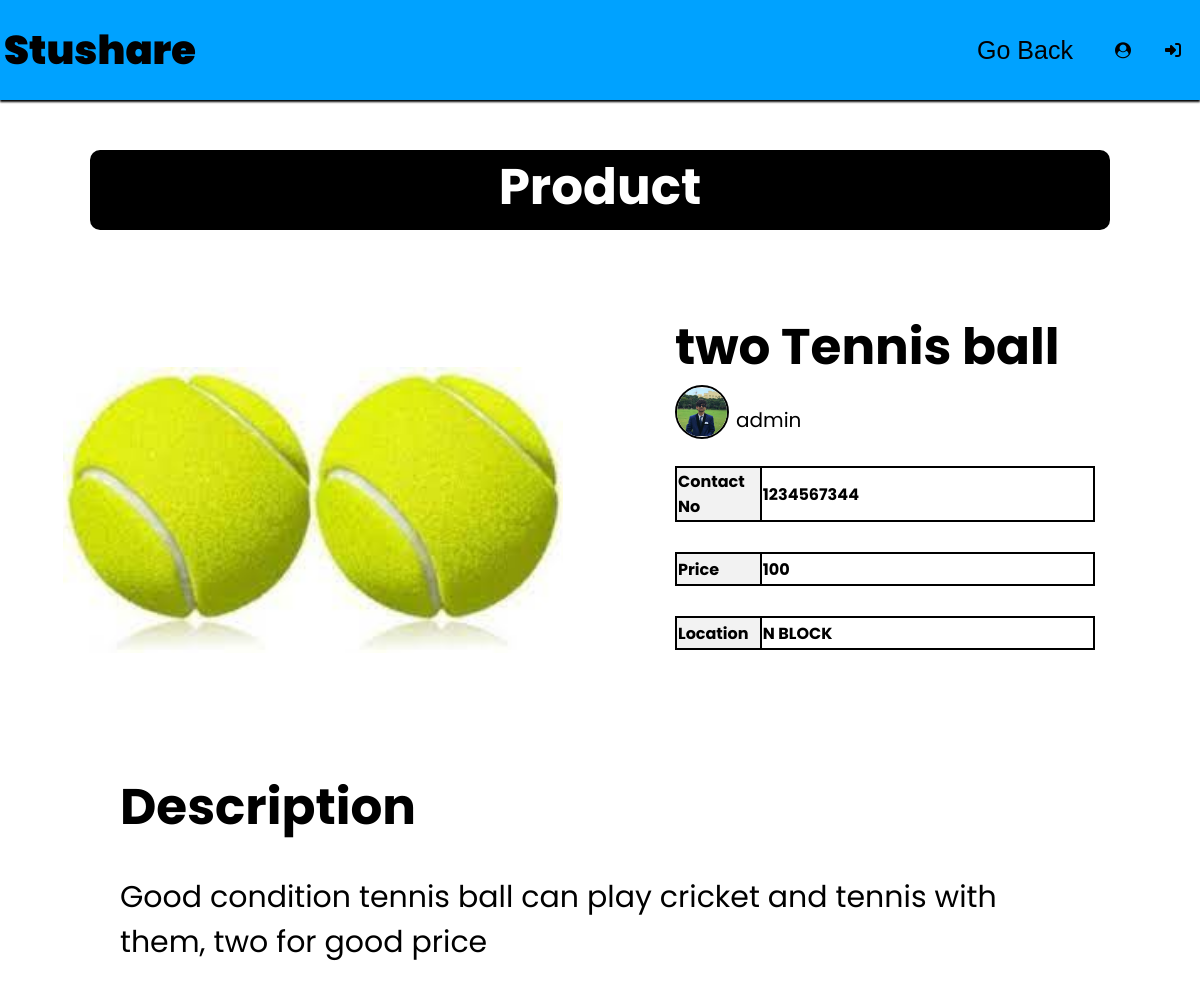
The app's page /store/find/item/a4667bd6-a2ab-49b6-bc72-48fa715d631e/ (signed in) with its own data.
### store/models.py (models this page shows, shortened)
class Item(models.Model):
    id = models.UUIDField(default=uuid.uuid4, primary_key=True, editable=False)
    name = models.CharField(max_length=200)
    description = models.CharField(max_length=500)
    item_pic = models.ImageField(upload_to ='item_pic')
    owner = models.ForeignKey(User, on_delete=models.CASCADE)
    price = models.IntegerField()
    digital = models.BooleanField()
    status = models.BooleanField(default=False)

### accounts/models.py (models this page shows, shortened)
class Profile(models.Model):
    user = models.OneToOneField(User, on_delete=models.CASCADE)
    phone_number = models.CharField(max_length=12, null=True)
    location = models.CharField(max_length=50)
    profile_pic = models.ImageField(upload_to ='profile_pic')

### store/views.py (the view)
# urls.py: path('find/item/<str:pk>/', views.itemView, name="itemView"),
@login_required
def itemView(request,pk):
    user = User.objects.get(username=request.user.username)
    item =  Item.objects.get(id=pk)
    data = {"user": user, "item": item}
    return render(request, 'itemView.html', data)

### templates/itemView.html (shortened to what this page needs)
{% load static %}
<!DOCTYPE html>
<html>
    <head>
        <link rel="stylesheet" href="{% static '/css/view.css' %}">
        <link rel="stylesheet" href="{% static '/css/messages.css' %}">
        <link rel="stylesheet" href="{% static '/css/home.css' %}">
        <link rel="stylesheet" href="{% static '/css/product.css' %}">
        <link rel="stylesheet" href="{% static '/css/edit.css' %}">
        <link rel="stylesheet" href="https://cdnjs.cloudflare.com/ajax/libs/font-awesome/4.7.0/css/font-awesome.min.css">
    </head>
    <body>
        <div class = "nav-all">
            <div class="brand">
                <section>Stushare</section>
            </div>
            <button style="margin-left: auto;font-size: 25px;" onclick="back()">Go Back</button>
			<a class="sign" href="{% url 'profile' %}"><i class="fa fa-user-circle"></i></a>
            <a class="sign" href="{% url 'logout' %}"><i class="fas fa-sign-in-alt"></i></a>
        </div>
        <div id="page-des"><h2>Product</h2></div>
        <div class="prod-det">
            <div class="prod-img">
                <img style="object-fit: contain;border: 0px solid;" src="/media/{{ item.item_pic }}">
            </div>
            <div class="det">
                <h2>{{item.name}}</h2>
                <img src="/media/{{ item.owner.profile.profile_pic }}" style="margin-right: 5px;object-fit: contain;" width="50px" height="50px" id="s-icon"><p id="s-name">{{ item.owner.username }}</p>
                <br>
                <section id="additional-det">
                    <table>
                        <tbody>
                            <tr>
                                <th class="det-col-1">Contact No</th>
                                <th class="det-col-2">{{item.owner.profile.phone_number}}</th>
                            </tr>
                            <tr>
                                <td class="det-space"></td>
                                <td class="det-space"></td>
                            </tr>
                            <tr>
                                <th class="det-col-1">Price</th>
                                <th class="det-col-2">{{item.price}}</th>
                            </tr>
                            <tr>
                                <td class="det-space"></td>
                                <td class="det-space"></td>
                            </tr>
                            <tr>
                                <th class="det-col-1">Location</th>
                                <th class="det-col-2">{{item.owner.profile.location}}</th>
                            </tr>
                    </table>
                </section>
                <br>
            </div>
        </div>
        <div class="des-prod">
            <h2>Description</h2>
            <p>{{item.description}}</p>
        </div>
    </body>
</html>

### static/css/view.css (style rules this page uses)
body { font-family: 'Poppins',sans-serif; }
.nav-all { display: flex; align-items: center; background-color: #00A2FF; position: fixed; height: 100px; top: 0; left: 0; right: 0; box-shadow: 0px 2px 2px; }
.brand { background-color:#00A2FF; color:black; width: 200px; display: flex; justify-content: center; align-items: center; font-weight: 900; font-size: 40px; }
.prod-det { margin-top: 30px; display: flex; }
.prod-img { display: flex; justify-content: center; align-items: center; flex: 1; margin: 50px 100px 30px 50px; }
.prod-img > img { width: 500px; height: 400px; border-radius: 20%; border: 2px solid; }
.det { flex:1; margin-top:50px; }
h2 { font-size: 50px; margin: 0; }
.det-col-1 { column-width: 150px; text-align: left; outline: 2px solid; }
.det-col-2 { column-width: 150px; text-align: left; outline: 2px solid; }
tr { height: 30px; background-color: rgb(242,242,242); }
table { margin-top: 20px; width:80%; }
#s-icon { border-radius: 50%; border:2px solid; }
#s-name { display: inline-block; position: absolute; margin-left: 2px; font-size: 20px; }
.det-space { background-color: white; }
#page-des { width: 85%; margin-left: auto; margin-right: auto; border-radius: 10px; margin-top: 150px; height: 80px; font-size: 50px; background-color: black; color: white; text-align: center; }
.des-prod { width:80%; margin-left: auto; margin-right: auto; margin-top: 30px; padding-bottom: 100px; }

### static/css/home.css (style rules this page uses)
html,body { height: 100%; margin: 0; }

### static/css/product.css (style rules this page uses)
html,body { height:100%; top:0; font-family: 'Poppins', sans-serif; }
a:link, a:visited { text-decoration:none; color:black; border:0px solid; padding:10px; }
.sign { flex-basis: 20px; margin:5px; }
button { float: left; width:20%; height:44px; background-color: black; color:#00A2FF; border:0px; }

### static/css/edit.css (style rules this page uses)
.det-col-2 { background-color: white; width: 100%; }
.det-col-1 { width: 20%; }
.des-prod { font-size: 30px; }
button { width:150px; background-color: #00A2FF; color: black; }

### records on screen
Item: item_pic (picture), name "two Tennis ball", owner.profile.profile_pic (picture), owner.username "admin", owner.profile.phone_number "1234567344", price "100", owner.profile.location "N BLOCK", description "Good condition tennis ball can play cricket and tennis with them, two for good price"
